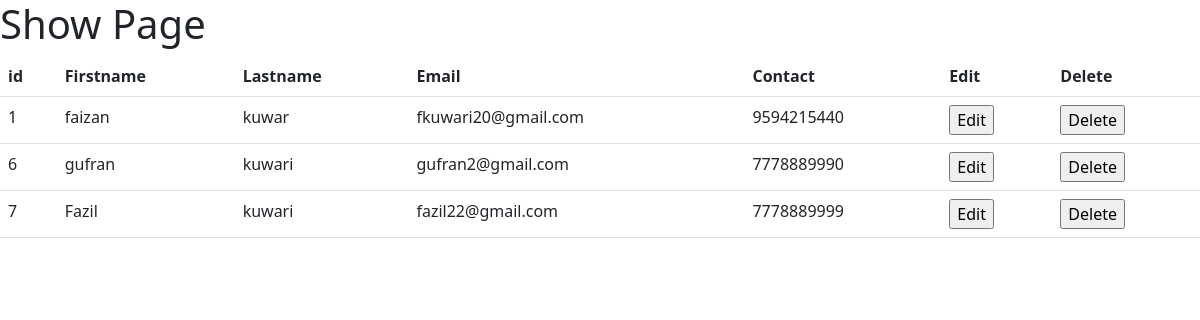
/showpage/, run on the app's committed database.
### app/models.py (models this page shows)
class Student(models.Model):
    Firstname = models.CharField(max_length=50)
    Lastname = models.CharField(max_length=50)
    Email = models.EmailField(max_length=50)
    Contact = models.BigIntegerField()

### app/views.py (the view)
# urls.py: path("showpage/", views.ShowPage, name="showpage"),
def ShowPage(request):
    all_data = Student.objects.all()
    return render(request,"app/show.html",{'key1':all_data})

### app/templates/app/show.html (shortened to what this page needs)
<!doctype html>
<html lang="en">
  <head>
    <link href="https://cdn.jsdelivr.net/npm/bootstrap@5.3.0-alpha3/dist/css/bootstrap.min.css" rel="stylesheet">
  </head>
  <body>
    <h1>Show Page</h1>
    <div>
        <table class="table">
            <thead>
              <tr>
                <th scope="col">id</th>
                <th scope="col">Firstname</th>
                <th scope="col">Lastname</th>
                <th scope="col">Email</th>
                <th scope="col">Contact</th>
                <th>Edit</th>
                <th>Delete</th>
              </tr>
            </thead>
            {% if key1 %}
            <tbody>
                {% for i in key1 %}
              <tr>
                <td>{{i.id}}</td>
                <td>{{i.Firstname}}</td>
                <td>{{i.Lastname}}</td>
                <td>{{i.Email}}</td>
                <td>{{i.Contact}}</td>
                <td>
                    <form name="Editform" action="{% url 'editpage' pk=i.id %}" method="post">
                    <input type="submit" value="Edit">
                  </form>
                </td>
                <td>
                    <form name="Deleteform" action="{% url 'delete' pk=i.id %}" method="post">
                    <input type="submit" value="Delete">
                    </form>
                </td>
              </tr>
              {% endfor %}
            </tbody>
            {% endif %}
          </table>
    </div>
  </body>
</html>

### data on the page
Student: id "1", Firstname "faizan", Lastname "kuwar", Email "fkuwari20@gmail.com", Contact "9594215440"
Student: id "6", Firstname "gufran", Lastname "kuwari", Email "gufran2@gmail.com", Contact "7778889990"
Student: id "7", Firstname "Fazil", Lastname "kuwari", Email "fazil22@gmail.com", Contact "7778889999"
